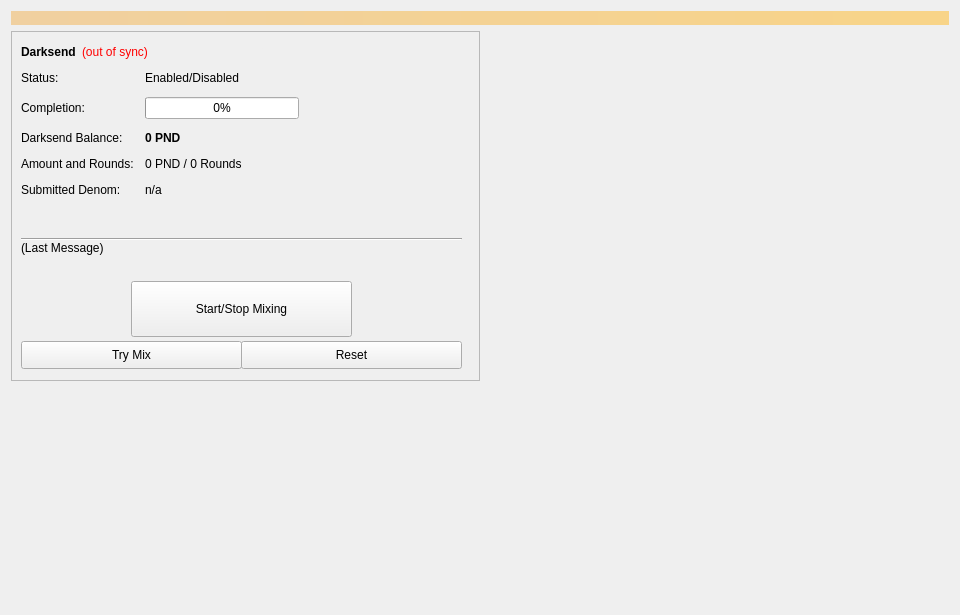
<?xml version="1.0" encoding="UTF-8"?>
<ui version="4.0">
 <class>Coinmix</class>
 <widget class="QWidget" name="Coinmix">
  <property name="geometry">
   <rect>
    <x>0</x>
    <y>0</y>
    <width>960</width>
    <height>615</height>
   </rect>
  </property>
  <property name="minimumSize">
   <size>
    <width>960</width>
    <height>0</height>
   </size>
  </property>
  <property name="windowTitle">
   <string>Form</string>
  </property>
  <layout class="QVBoxLayout" name="topLayout">
   <item>
    <widget class="QLabel" name="labelAlerts">
     <property name="visible">
      <bool>false</bool>
     </property>
     <property name="styleSheet">
      <string notr="true">background-color: qlineargradient(x1: 0, y1: 0, x2: 1, y2: 0, stop:0 #F0D0A0, stop:1 #F8D488); color:#000000;</string>
     </property>
     <property name="wordWrap">
      <bool>true</bool>
     </property>
     <property name="margin">
      <number>3</number>
     </property>
    </widget>
   </item>
   <item>
    <layout class="QHBoxLayout" name="horizontalLayout" stretch="1,1">
     <item>
      <layout class="QVBoxLayout" name="verticalLayout_2">
       <item>
        <widget class="QFrame" name="frameDarksend">
         <property name="minimumSize">
          <size>
           <width>0</width>
           <height>350</height>
          </size>
         </property>
         <property name="layoutDirection">
          <enum>Qt::LeftToRight</enum>
         </property>
         <property name="frameShape">
          <enum>QFrame::StyledPanel</enum>
         </property>
         <property name="frameShadow">
          <enum>QFrame::Raised</enum>
         </property>
         <widget class="QWidget" name="formLayoutWidget">
          <property name="geometry">
           <rect>
            <x>10</x>
            <y>40</y>
            <width>451</width>
            <height>161</height>
           </rect>
          </property>
          <layout class="QFormLayout" name="formLayout">
           <property name="fieldGrowthPolicy">
            <enum>QFormLayout::AllNonFixedFieldsGrow</enum>
           </property>
           <property name="horizontalSpacing">
            <number>11</number>
           </property>
           <property name="verticalSpacing">
            <number>12</number>
           </property>
           <item row="0" column="0">
            <widget class="QLabel" name="label_6">
             <property name="text">
              <string>Status:</string>
             </property>
            </widget>
           </item>
           <item row="1" column="0">
            <widget class="QLabel" name="label_7">
             <property name="text">
              <string>Completion:</string>
             </property>
            </widget>
           </item>
           <item row="1" column="1">
            <widget class="QProgressBar" name="DarksendProgress">
             <property name="maximumSize">
              <size>
               <width>154</width>
               <height>16777215</height>
              </size>
             </property>
             <property name="value">
              <number>0</number>
             </property>
            </widget>
           </item>
           <item row="2" column="0">
            <widget class="QLabel" name="labelAnonymizedText">
             <property name="text">
              <string>Darksend Balance:</string>
             </property>
            </widget>
           </item>
           <item row="2" column="1">
            <widget class="QLabel" name="labelAnonymized">
             <property name="font">
              <font>
               <weight>75</weight>
               <bold>true</bold>
              </font>
             </property>
             <property name="text">
              <string notr="true">0 PND</string>
             </property>
            </widget>
           </item>
           <item row="3" column="0">
            <widget class="QLabel" name="label_8">
             <property name="text">
              <string>Amount and Rounds:</string>
             </property>
            </widget>
           </item>
           <item row="3" column="1">
            <widget class="QLabel" name="labelAmountRounds">
             <property name="text">
              <string>0 PND / 0 Rounds</string>
             </property>
            </widget>
           </item>
           <item row="4" column="0">
            <widget class="QLabel" name="label_9">
             <property name="text">
              <string>Submitted Denom:</string>
             </property>
            </widget>
           </item>
           <item row="4" column="1">
            <widget class="QLabel" name="labelSubmittedDenom">
             <property name="toolTip">
              <string>The denominations you submitted to the Masternode.&lt;br&gt;To mix, other users must submit the exact same denominations.</string>
             </property>
             <property name="text">
              <string>n/a</string>
             </property>
            </widget>
           </item>
           <item row="0" column="1">
            <widget class="QLabel" name="DarksendEnabled">
             <property name="text">
              <string>Enabled/Disabled</string>
             </property>
            </widget>
           </item>
          </layout>
         </widget>
         <widget class="QPushButton" name="runAutoDenom">
          <property name="geometry">
           <rect>
            <x>251</x>
            <y>17</y>
            <width>1</width>
            <height>1</height>
           </rect>
          </property>
          <property name="palette">
           <palette>
            <active>
             <colorrole role="WindowText">
              <brush brushstyle="SolidPattern">
               <color alpha="255">
                <red>0</red>
                <green>0</green>
                <blue>0</blue>
               </color>
              </brush>
             </colorrole>
             <colorrole role="Button">
              <brush brushstyle="SolidPattern">
               <color alpha="255">
                <red>239</red>
                <green>238</green>
                <blue>238</blue>
               </color>
              </brush>
             </colorrole>
             <colorrole role="Light">
              <brush brushstyle="SolidPattern">
               <color alpha="255">
                <red>255</red>
                <green>255</green>
                <blue>255</blue>
               </color>
              </brush>
             </colorrole>
             <colorrole role="Midlight">
              <brush brushstyle="SolidPattern">
               <color alpha="255">
                <red>247</red>
                <green>246</green>
                <blue>246</blue>
               </color>
              </brush>
             </colorrole>
             <colorrole role="Dark">
              <brush brushstyle="SolidPattern">
               <color alpha="255">
                <red>119</red>
                <green>119</green>
                <blue>119</blue>
               </color>
              </brush>
             </colorrole>
             <colorrole role="Mid">
              <brush brushstyle="SolidPattern">
               <color alpha="255">
                <red>159</red>
                <green>159</green>
                <blue>159</blue>
               </color>
              </brush>
             </colorrole>
             <colorrole role="Text">
              <brush brushstyle="SolidPattern">
               <color alpha="255">
                <red>0</red>
                <green>0</green>
                <blue>0</blue>
               </color>
              </brush>
             </colorrole>
             <colorrole role="BrightText">
              <brush brushstyle="SolidPattern">
               <color alpha="255">
                <red>255</red>
                <green>255</green>
                <blue>255</blue>
               </color>
              </brush>
             </colorrole>
             <colorrole role="ButtonText">
              <brush brushstyle="SolidPattern">
               <color alpha="255">
                <red>0</red>
                <green>0</green>
                <blue>0</blue>
               </color>
              </brush>
             </colorrole>
             <colorrole role="Base">
              <brush brushstyle="SolidPattern">
               <color alpha="255">
                <red>255</red>
                <green>255</green>
                <blue>255</blue>
               </color>
              </brush>
             </colorrole>
             <colorrole role="Window">
              <brush brushstyle="SolidPattern">
               <color alpha="255">
                <red>239</red>
                <green>238</green>
                <blue>238</blue>
               </color>
              </brush>
             </colorrole>
             <colorrole role="Shadow">
              <brush brushstyle="SolidPattern">
               <color alpha="255">
                <red>0</red>
                <green>0</green>
                <blue>0</blue>
               </color>
              </brush>
             </colorrole>
             <colorrole role="AlternateBase">
              <brush brushstyle="SolidPattern">
               <color alpha="255">
                <red>247</red>
                <green>246</green>
                <blue>246</blue>
               </color>
              </brush>
             </colorrole>
             <colorrole role="ToolTipBase">
              <brush brushstyle="SolidPattern">
               <color alpha="255">
                <red>255</red>
                <green>255</green>
                <blue>220</blue>
               </color>
              </brush>
             </colorrole>
             <colorrole role="ToolTipText">
              <brush brushstyle="SolidPattern">
               <color alpha="255">
                <red>0</red>
                <green>0</green>
                <blue>0</blue>
               </color>
              </brush>
             </colorrole>
            </active>
            <inactive>
             <colorrole role="WindowText">
              <brush brushstyle="SolidPattern">
               <color alpha="255">
                <red>0</red>
                <green>0</green>
                <blue>0</blue>
               </color>
              </brush>
             </colorrole>
             <colorrole role="Button">
              <brush brushstyle="SolidPattern">
               <color alpha="255">
                <red>239</red>
                <green>238</green>
                <blue>238</blue>
               </color>
              </brush>
             </colorrole>
             <colorrole role="Light">
              <brush brushstyle="SolidPattern">
               <color alpha="255">
                <red>255</red>
                <green>255</green>
                <blue>255</blue>
               </color>
              </brush>
             </colorrole>
             <colorrole role="Midlight">
              <brush brushstyle="SolidPattern">
               <color alpha="255">
                <red>247</red>
                <green>246</green>
                <blue>246</blue>
               </color>
              </brush>
             </colorrole>
             <colorrole role="Dark">
              <brush brushstyle="SolidPattern">
               <color alpha="255">
                <red>119</red>
                <green>119</green>
                <blue>119</blue>
               </color>
              </brush>
             </colorrole>
             <colorrole role="Mid">
              <brush brushstyle="SolidPattern">
               <color alpha="255">
                <red>159</red>
                <green>159</green>
                <blue>159</blue>
               </color>
              </brush>
             </colorrole>
             <colorrole role="Text">
              <brush brushstyle="SolidPattern">
               <color alpha="255">
                <red>0</red>
                <green>0</green>
                <blue>0</blue>
               </color>
              </brush>
             </colorrole>
             <colorrole role="BrightText">
              <brush brushstyle="SolidPattern">
               <color alpha="255">
                <red>255</red>
                <green>255</green>
                <blue>255</blue>
               </color>
              </brush>
             </colorrole>
             <colorrole role="ButtonText">
              <brush brushstyle="SolidPattern">
               <color alpha="255">
                <red>0</red>
                <green>0</green>
                <blue>0</blue>
               </color>
              </brush>
             </colorrole>
             <colorrole role="Base">
              <brush brushstyle="SolidPattern">
               <color alpha="255">
                <red>255</red>
                <green>255</green>
                <blue>255</blue>
               </color>
              </brush>
             </colorrole>
             <colorrole role="Window">
              <brush brushstyle="SolidPattern">
               <color alpha="255">
                <red>239</red>
                <green>238</green>
                <blue>238</blue>
               </color>
              </brush>
             </colorrole>
             <colorrole role="Shadow">
              <brush brushstyle="SolidPattern">
               <color alpha="255">
                <red>0</red>
                <green>0</green>
                <blue>0</blue>
               </color>
              </brush>
             </colorrole>
             <colorrole role="AlternateBase">
              <brush brushstyle="SolidPattern">
               <color alpha="255">
                <red>247</red>
                <green>246</green>
                <blue>246</blue>
               </color>
              </brush>
             </colorrole>
             <colorrole role="ToolTipBase">
              <brush brushstyle="SolidPattern">
               <color alpha="255">
                <red>255</red>
                <green>255</green>
                <blue>220</blue>
               </color>
              </brush>
             </colorrole>
             <colorrole role="ToolTipText">
              <brush brushstyle="SolidPattern">
               <color alpha="255">
                <red>0</red>
                <green>0</green>
                <blue>0</blue>
               </color>
              </brush>
             </colorrole>
            </inactive>
            <disabled>
             <colorrole role="WindowText">
              <brush brushstyle="SolidPattern">
               <color alpha="255">
                <red>119</red>
                <green>119</green>
                <blue>119</blue>
               </color>
              </brush>
             </colorrole>
             <colorrole role="Button">
              <brush brushstyle="SolidPattern">
               <color alpha="255">
                <red>239</red>
                <green>238</green>
                <blue>238</blue>
               </color>
              </brush>
             </colorrole>
             <colorrole role="Light">
              <brush brushstyle="SolidPattern">
               <color alpha="255">
                <red>255</red>
                <green>255</green>
                <blue>255</blue>
               </color>
              </brush>
             </colorrole>
             <colorrole role="Midlight">
              <brush brushstyle="SolidPattern">
               <color alpha="255">
                <red>247</red>
                <green>246</green>
                <blue>246</blue>
               </color>
              </brush>
             </colorrole>
             <colorrole role="Dark">
              <brush brushstyle="SolidPattern">
               <color alpha="255">
                <red>119</red>
                <green>119</green>
                <blue>119</blue>
               </color>
              </brush>
             </colorrole>
             <colorrole role="Mid">
              <brush brushstyle="SolidPattern">
               <color alpha="255">
                <red>159</red>
                <green>159</green>
                <blue>159</blue>
               </color>
              </brush>
             </colorrole>
             <colorrole role="Text">
              <brush brushstyle="SolidPattern">
               <color alpha="255">
                <red>119</red>
                <green>119</green>
                <blue>119</blue>
               </color>
              </brush>
             </colorrole>
             <colorrole role="BrightText">
              <brush brushstyle="SolidPattern">
               <color alpha="255">
                <red>255</red>
                <green>255</green>
                <blue>255</blue>
               </color>
              </brush>
             </colorrole>
             <colorrole role="ButtonText">
              <brush brushstyle="SolidPattern">
               <color alpha="255">
                <red>119</red>
                <green>119</green>
                <blue>119</blue>
               </color>
              </brush>
             </colorrole>
             <colorrole role="Base">
              <brush brushstyle="SolidPattern">
               <color alpha="255">
                <red>239</red>
                <green>238</green>
                <blue>238</blue>
               </color>
              </brush>
             </colorrole>
             <colorrole role="Window">
              <brush brushstyle="SolidPattern">
               <color alpha="255">
                <red>239</red>
                <green>238</green>
                <blue>238</blue>
               </color>
              </brush>
             </colorrole>
             <colorrole role="Shadow">
              <brush brushstyle="SolidPattern">
               <color alpha="255">
                <red>0</red>
                <green>0</green>
                <blue>0</blue>
               </color>
              </brush>
             </colorrole>
             <colorrole role="AlternateBase">
              <brush brushstyle="SolidPattern">
               <color alpha="255">
                <red>239</red>
                <green>238</green>
                <blue>238</blue>
               </color>
              </brush>
             </colorrole>
             <colorrole role="ToolTipBase">
              <brush brushstyle="SolidPattern">
               <color alpha="255">
                <red>255</red>
                <green>255</green>
                <blue>220</blue>
               </color>
              </brush>
             </colorrole>
             <colorrole role="ToolTipText">
              <brush brushstyle="SolidPattern">
               <color alpha="255">
                <red>0</red>
                <green>0</green>
                <blue>0</blue>
               </color>
              </brush>
             </colorrole>
            </disabled>
           </palette>
          </property>
          <property name="focusPolicy">
           <enum>Qt::NoFocus</enum>
          </property>
          <property name="autoFillBackground">
           <bool>true</bool>
          </property>
          <property name="text">
           <string/>
          </property>
          <property name="flat">
           <bool>true</bool>
          </property>
         </widget>
         <widget class="QPushButton" name="toggleDarksend">
          <property name="geometry">
           <rect>
            <x>120</x>
            <y>250</y>
            <width>221</width>
            <height>56</height>
           </rect>
          </property>
          <property name="sizePolicy">
           <sizepolicy hsizetype="MinimumExpanding" vsizetype="Fixed">
            <horstretch>0</horstretch>
            <verstretch>0</verstretch>
           </sizepolicy>
          </property>
          <property name="text">
           <string>Start/Stop Mixing</string>
          </property>
         </widget>
         <widget class="Line" name="lineLastMessage">
          <property name="geometry">
           <rect>
            <x>10</x>
            <y>200</y>
            <width>441</width>
            <height>16</height>
           </rect>
          </property>
          <property name="orientation">
           <enum>Qt::Horizontal</enum>
          </property>
         </widget>
         <widget class="QLabel" name="DarksendStatus">
          <property name="geometry">
           <rect>
            <x>10</x>
            <y>210</y>
            <width>451</width>
            <height>43</height>
           </rect>
          </property>
          <property name="minimumSize">
           <size>
            <width>288</width>
            <height>43</height>
           </size>
          </property>
          <property name="text">
           <string>(Last Message)</string>
          </property>
          <property name="alignment">
           <set>Qt::AlignLeading|Qt::AlignLeft|Qt::AlignTop</set>
          </property>
          <property name="wordWrap">
           <bool>true</bool>
          </property>
         </widget>
         <widget class="QPushButton" name="DarksendAuto">
          <property name="geometry">
           <rect>
            <x>10</x>
            <y>310</y>
            <width>221</width>
            <height>28</height>
           </rect>
          </property>
          <property name="sizePolicy">
           <sizepolicy hsizetype="MinimumExpanding" vsizetype="Fixed">
            <horstretch>0</horstretch>
            <verstretch>0</verstretch>
           </sizepolicy>
          </property>
          <property name="toolTip">
           <string>Try to manually submit a Darksend request.</string>
          </property>
          <property name="text">
           <string>Try Mix</string>
          </property>
         </widget>
         <widget class="QPushButton" name="DarksendReset">
          <property name="geometry">
           <rect>
            <x>230</x>
            <y>310</y>
            <width>221</width>
            <height>28</height>
           </rect>
          </property>
          <property name="sizePolicy">
           <sizepolicy hsizetype="MinimumExpanding" vsizetype="Fixed">
            <horstretch>0</horstretch>
            <verstretch>0</verstretch>
           </sizepolicy>
          </property>
          <property name="toolTip">
           <string>Reset the current status of Darksend (can interrupt Darksend if it's in the process of Mixing, which can cost you money!)</string>
          </property>
          <property name="autoFillBackground">
           <bool>false</bool>
          </property>
          <property name="text">
           <string>Reset</string>
          </property>
         </widget>
         <widget class="QWidget" name="layoutWidget">
          <property name="geometry">
           <rect>
            <x>10</x>
            <y>10</y>
            <width>431</width>
            <height>22</height>
           </rect>
          </property>
          <layout class="QHBoxLayout" name="horizontalLayout_5">
           <item>
            <widget class="QLabel" name="label_2">
             <property name="font">
              <font>
               <weight>75</weight>
               <bold>true</bold>
              </font>
             </property>
             <property name="text">
              <string>Darksend</string>
             </property>
            </widget>
           </item>
           <item>
            <widget class="QLabel" name="labelDarksendSyncStatus">
             <property name="toolTip">
              <string>The displayed information may be out of date. Your wallet automatically synchronizes with the PND network after a connection is established, but this process has not completed yet.</string>
             </property>
             <property name="styleSheet">
              <string notr="true">QLabel { color: red; }</string>
             </property>
             <property name="text">
              <string notr="true">(out of sync)</string>
             </property>
             <property name="alignment">
              <set>Qt::AlignLeading|Qt::AlignLeft|Qt::AlignVCenter</set>
             </property>
            </widget>
           </item>
           <item>
            <spacer name="horizontalSpacer_4">
             <property name="orientation">
              <enum>Qt::Horizontal</enum>
             </property>
             <property name="sizeHint" stdset="0">
              <size>
               <width>40</width>
               <height>20</height>
              </size>
             </property>
            </spacer>
           </item>
          </layout>
         </widget>
        </widget>
       </item>
       <item>
        <spacer name="verticalSpacer">
         <property name="orientation">
          <enum>Qt::Vertical</enum>
         </property>
         <property name="sizeHint" stdset="0">
          <size>
           <width>20</width>
           <height>40</height>
          </size>
         </property>
        </spacer>
       </item>
      </layout>
     </item>
     <item>
      <layout class="QVBoxLayout" name="verticalLayout_3">
       <item>
        <spacer name="verticalSpacer_2">
         <property name="orientation">
          <enum>Qt::Vertical</enum>
         </property>
         <property name="sizeType">
          <enum>QSizePolicy::Expanding</enum>
         </property>
         <property name="sizeHint" stdset="0">
          <size>
           <width>20</width>
           <height>40</height>
          </size>
         </property>
        </spacer>
       </item>
      </layout>
     </item>
    </layout>
   </item>
  </layout>
 </widget>
 <resources/>
 <connections/>
</ui>
